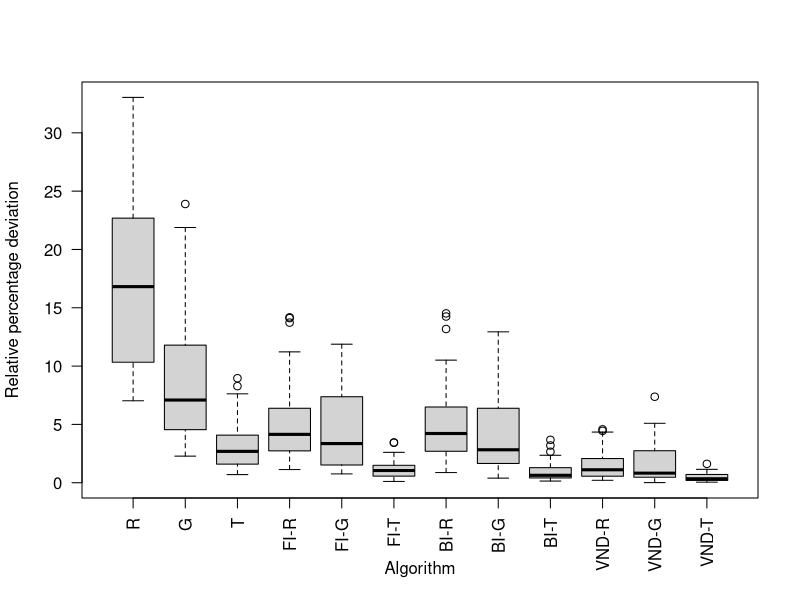
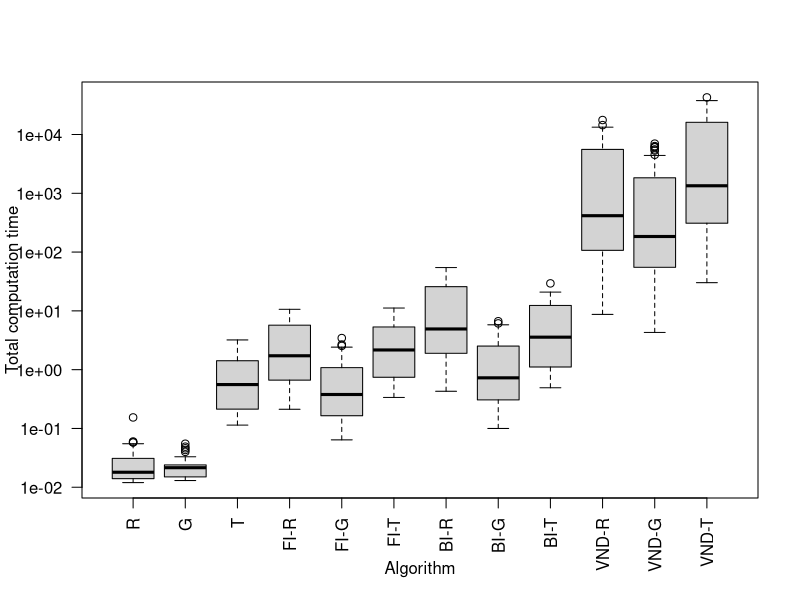
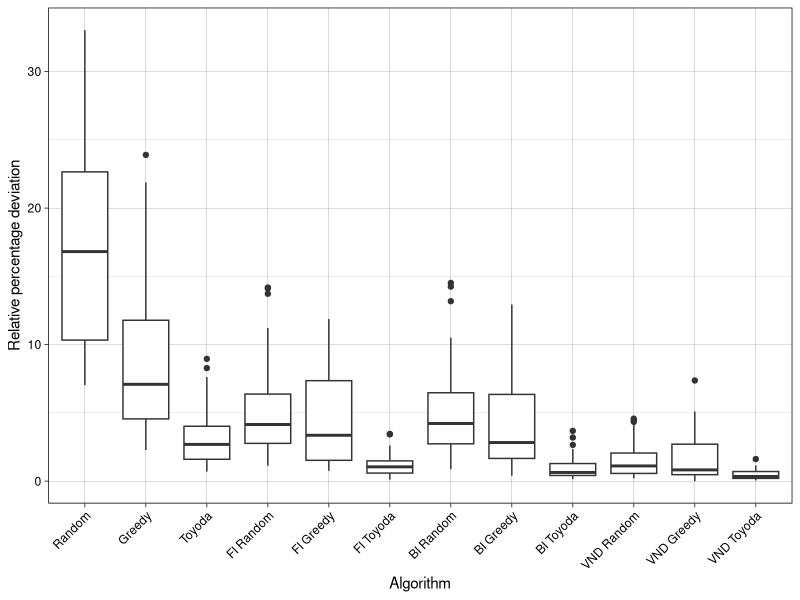
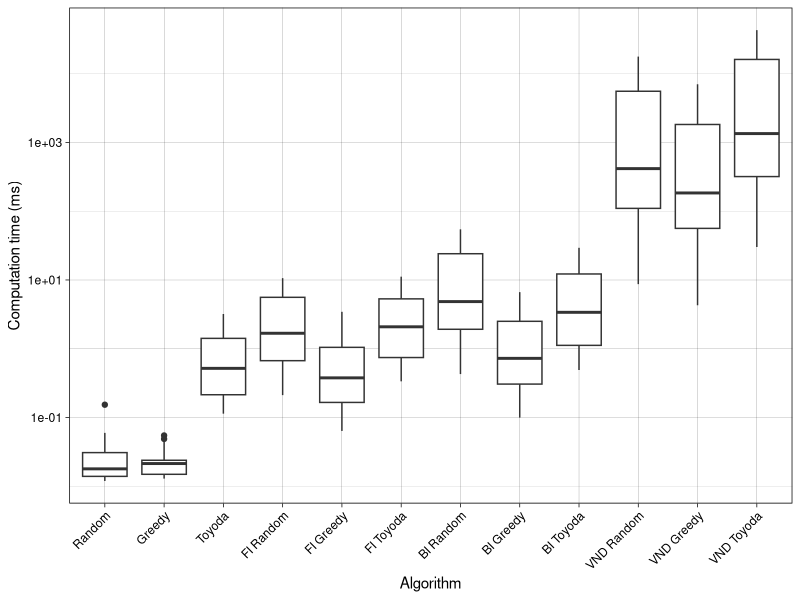

These charts were generated, in order, by the following R code:
library(reshape2)
library(ggplot2)
library(scales)

stats <- read.table("stats.data", header = T, row.names = 1)
best <- read.table("mkp_instances/best_known_values.txt", header = T, row.names = 1)

value_stats <- stats[, seq(1, 24, by=2)]
time_stats <- stats[, seq(2, 24, by=2)]

relative_percentage_deviation <- function(value) {
  relative <- 100 * (best$best - value) / best$best;
  return (relative);
}

print("AVERAGE PERCENTAGE DEVIATION")
deviations <- relative_percentage_deviation(value_stats);
avg_deviation <- colMeans(deviations[1:30,]);
print(avg_deviation)
avg_deviation <- colMeans(deviations[31:60,]);
print(avg_deviation)
avg_deviation <- colMeans(deviations);
print(avg_deviation)


print("TOTAL COMPUTATION TIME")
total_time <- colSums(time_stats)
print(format( as.POSIXct(Sys.Date())+total_time/1000, "%Mm%OS4s"))

print("TOTAL COMPUTATION TIME 100")
total_time_100 <- colSums(time_stats[1:30,])
print(format( as.POSIXct(Sys.Date())+total_time_100/1000, "%Mm%OS4"))

print("TOTAL COMPUTATION TIME 250")
total_time_250 <- colSums(time_stats[31:60,])
print(format( as.POSIXct(Sys.Date())+total_time_250/1000, "%Mm%OS4"))

print("PERCENTAGE IMPROVED INSTANCES")
better_first <-100 * colMeans(value_stats[, 4:6] > value_stats[, 1:3])
better_best <-100 * colMeans(value_stats[, 7:9] > value_stats[, 1:3])
print(better_first)
print(better_best)

print("PERCENTAGE IMPROVED VND INSTANCES")
better_vnd <-colMeans(value_stats[, 10:12] > value_stats[, 4:6])
print(better_vnd)

print("WILCOX CH")
melted <- melt(deviations[1:30, 1:3])
w <- pairwise.wilcox.test(melted$value, melted$variable, paired = T)
print(w$p.value)
melted <- melt(deviations[31:60, 1:3])
w <- pairwise.wilcox.test(melted$value, melted$variable, paired = T)
print(w$p.value)
melted <- melt(deviations[, 1:3])
w <- pairwise.wilcox.test(melted$value, melted$variable, paired = T)
print(w$p.value)

print("WILCOX II")
melted <- melt(deviations[1:30, 4:9])
w <- pairwise.wilcox.test(melted$value, melted$variable, paired = T)
print(w$p.value >= 0.05)
melted <- melt(deviations[31:60, 4:9])
w <- pairwise.wilcox.test(melted$value, melted$variable, paired = T)
print(w$p.value >= 0.05)
melted <- melt(deviations[, 4:9])
w <- pairwise.wilcox.test(melted$value, melted$variable, paired = T)
print(w$p.value)

print("WILCOX VND")
melted <- melt(deviations[1:30, 10:12])
w <- pairwise.wilcox.test(melted$value, melted$variable, paired = T)
print(w$p.value)
melted <- melt(deviations[31:60, 10:12])
w <- pairwise.wilcox.test(melted$value, melted$variable, paired = T)
print(w$p.value >= 0.05)
melted <- melt(deviations[, 10:12])
w <- pairwise.wilcox.test(melted$value, melted$variable, paired = T)
print(w$p.value)

boxplot(deviations, xlab="Algorithm", ylab="Relative percentage deviation",
        names = c("R", "G", "T", "FI-R", "FI-G", "FI-T", "BI-R", "BI-G", "BI-T", "VND-R", "VND-G", "VND-T"), las=2)
boxplot(time_stats, xlab="Algorithm", ylab="Total computation time",
        log = "y",names = c("R", "G", "T", "FI-R", "FI-G", "FI-T", "BI-R", "BI-G", "BI-T", "VND-R", "VND-G", "VND-T"), las=2)

m <- melt(deviations)
ggplot(m, aes(variable, value)) + geom_boxplot() + theme_linedraw() +
  scale_x_discrete(labels=c("Random", "Greedy", "Toyoda", "FI Random", "FI Greedy", "FI Toyoda", "BI Random", "BI Greedy", "BI Toyoda", "VND Random", "VND Greedy", "VND Toyoda")) +
  theme(axis.text.x = element_text(angle = 45, hjust=1)) +
  labs(x="Algorithm", y="Relative percentage deviation")

m <- melt(time_stats)
ggplot(m, aes(variable, value)) + geom_boxplot() + theme_linedraw() +
  scale_x_discrete(labels=c("Random", "Greedy", "Toyoda", "FI Random", "FI Greedy", "FI Toyoda", "BI Random", "BI Greedy", "BI Toyoda", "VND Random", "VND Greedy", "VND Toyoda")) +
  theme(axis.text.x = element_text(angle = 45, hjust=1)) +
  labs(x="Algorithm", y="Computation time (ms)") + 
  scale_y_log10()

